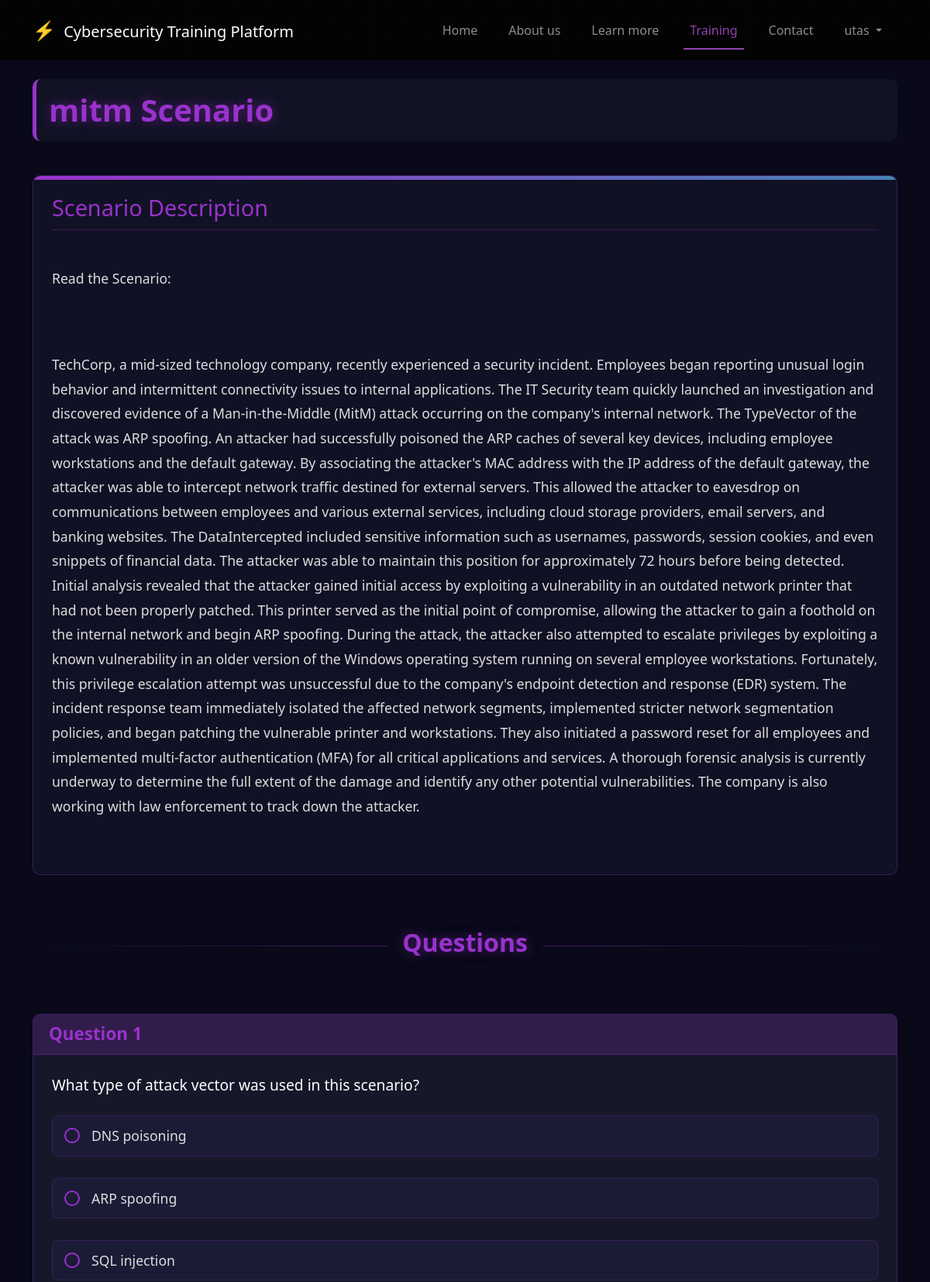
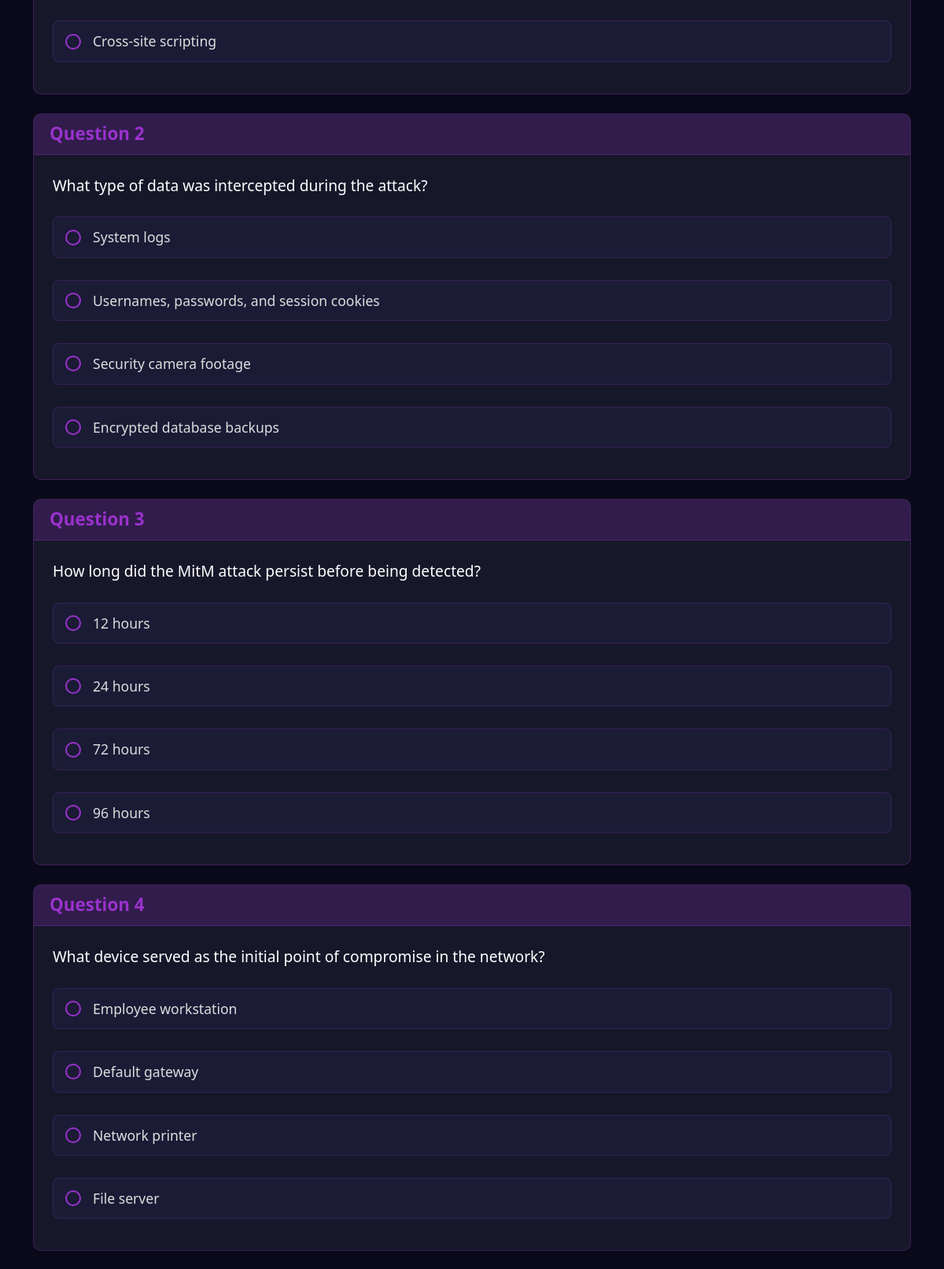
The app's page /training/scenario/67/ (signed in, upper part) with its own data (2 pictures, top to bottom).
### training/models.py (models this page shows, shortened)
class Scenario(models.Model):
    scenario_id = models.AutoField(primary_key=True)
    user = models.ForeignKey(User, on_delete=models.CASCADE, related_name='scenarios')
    attack_type = models.ForeignKey(AttackType, on_delete=models.CASCADE)
    created_at = models.DateTimeField(auto_now_add=True)
    scenario_text = models.TextField()
    json_data = models.JSONField(null=True, blank=True)
    ai_response = models.JSONField(null=True, blank=True)
    raw_response = models.TextField(null=True, blank=True)

class Question(models.Model):
    question_id = models.AutoField(primary_key=True)
    scenario = models.ForeignKey(Scenario, on_delete=models.CASCADE, related_name='questions')
    question_text = models.TextField()
    question_type = models.CharField(max_length=50, default='multiple_choice')
    explanation = models.TextField(null=True, blank=True)

class Answer(models.Model):
    answer_id = models.AutoField(primary_key=True)
    question = models.ForeignKey(Question, on_delete=models.CASCADE, related_name='answers')
    answer_text = models.CharField(max_length=200)
    is_correct = models.BooleanField(default=False)

### pages/models.py (models this page shows, shortened)
class AttackType(models.Model):
    name = models.CharField(max_length=100)
    description = models.TextField()
    icon = models.CharField(max_length=100, blank=True)

### training/views.py (the view)
# urls.py: path('scenario/<int:scenario_id>/', views.scenario, name='scenario_by_id'),
@login_required
def scenario(request, scenario_id):
    scenario = get_object_or_404(Scenario, scenario_id=scenario_id)
    questions = Question.objects.filter(scenario=scenario).prefetch_related('answers')
    context = {
        'scenario': scenario,
        'questions': questions,
        'attack_type': scenario.attack_type.name,
        'scenario_id': scenario_id  # Keep the original parameter to maintain compatibility
    }
    return render(request, 'training/scenario.html', context)

### templates/training/scenario.html (shortened to what this page needs)
{% extends 'base/base.html' %}
{% load static %}
{% block content %}
<section class="scenario-section py-4">
    <div class="container">
        <div class="row mb-4">
            <div class="col-lg-12">
                <div class="scenario-header p-3">
                    <h1 class="scenario-title">{{ scenario.attack_type.name }} Scenario</h1>
                </div>
            </div>
        </div>
        <div class="row mb-5">
            <div class="col-lg-12">
                <div class="scenario-container p-4">
                    <h2 class="section-heading mb-3">Scenario Description</h2>
                    <div class="scenario-content">
                        {{ scenario.scenario_text|linebreaks }}
                    </div>
                </div>
            </div>
        </div>
        <div class="row mb-4">
            <div class="col-lg-12">
                <div class="section-divider">
                    <h2 class="questions-title">Questions</h2>
                </div>
            </div>
        </div>
        <div class="row">
            <div class="col-lg-12">
                <form id="scenario-form" method="post" action="{% url 'training:submit_answers' attack_type %}">
                    {% for question in questions %}
                    <div class="question-box mb-4">
                        <div class="question-header">
                            <h3 class="question-number">Question {{ forloop.counter }}</h3>
                        </div>
                        <div class="question-content p-4">
                            <div class="question-text mb-4">
                                {{ question.question_text }}
                            </div>
                            <div class="options-list">
                                {% for answer in question.answers.all %}
                                <div class="option-item mb-3">
                                    <label class="option-label" for="answer_{{ answer.answer_id }}">
                                        <span class="option-text">{{ answer.answer_text }}</span>
                                    </label>
                                </div>
                                {% endfor %}
                            </div>
                        </div>
                    </div>
                    {% endfor %}
                </form>
            </div>
        </div>
    </div>
</section>
{% endblock %}

### templates/base/base.html (shortened to what this page needs)
<!DOCTYPE html>
{% load static %}
<html lang="en">
<head>
    <link href="https://cdn.jsdelivr.net/npm/bootstrap@5.3.0-alpha1/dist/css/bootstrap.min.css" rel="stylesheet">
    <link rel="stylesheet" href="https://cdn.jsdelivr.net/npm/bootstrap-icons@1.11.1/font/bootstrap-icons.css">
    <link rel="stylesheet" href="{% static 'css/learn.css' %}">
    <link rel="stylesheet" href="https://cdnjs.cloudflare.com/ajax/libs/font-awesome/5.15.4/css/all.min.css">
</head>
<body>
    <header>
        <nav class="navbar navbar-expand-lg navbar-dark">
            <div class="container">
                <a class="navbar-brand" href="{% url 'home' %}">
                    <span class="cyber-icon">⚡</span> Cybersecurity Training Platform
                </a>
                <div class="collapse navbar-collapse" id="navbarNav">
                    <ul class="navbar-nav ms-auto">
                        <li class="nav-item">
                            <a class="nav-link {% if request.path == '/' %}active{% endif %}" href="{% url 'home' %}">Home</a>
                        </li>
                        <li class="nav-item">
                            <a class="nav-link {% if 'about' in request.path %}active{% endif %}" href="{% url 'about' %}">About us</a>
                        </li>
                        <li class="nav-item">
                            <a class="nav-link {% if 'learn' in request.path %}active{% endif %}" href="{% url 'learn' %}">Learn more</a>
                        </li>
                        <li class="nav-item">
                            <li class="nav-item">
                                <a class="nav-link {% if 'training' in request.path %}active{% endif %}" href="/training/">Training</a>                     </li>
                        <li class="nav-item">
                            <a class="nav-link {% if 'contact' in request.path %}active{% endif %}" href="{% url 'contact' %}">Contact</a>
                        </li>
                        {% if user.is_authenticated %}
<li class="nav-item dropdown">
    <a class="nav-link dropdown-toggle" href="#" id="navbarDropdown" role="button" data-bs-toggle="dropdown" aria-expanded="false">
        {{ user.first_name|default:user.username }}
    </a>
</li>
{% else %}
<li class="nav-item">
    <a class="btn get-started-btn" href="{% url 'login' %}">Get Started</a>
</li>
{% endif %}
                    </ul>
                </div>
            </div>
        </nav>
    </header>
    <main>
        {% block content %}{% endblock %}
    </main>
</body>
</html>

### templates/base/base.html (style rules this page uses)
body { font-family: 'Segoe UI', Tahoma, Geneva, Verdana, sans-serif; background-color: #111; color: #fff; position: relative; min-height: 100vh; }
body::before { content: ''; position: absolute; top: 0; left: 0; width: 100%; height: 100%; background-image: radial-gradient(#8e44ad20 1px, transparent 1px), radial-gradient(#8e44ad10 1px, transparent 1px); background-size: 50px 50px; background-position: 0 0, 25px 25px; pointer-events: none; z-index: -1; }
.navbar { background-color: rgba(0, 0, 0, 0.8); padding: 1rem 0; }
.cyber-icon { color: #ff5500; font-size: 1.2em; margin-right: 5px; }
.nav-link { margin: 0 12px; position: relative; font-weight: 500; }
.nav-link.active { color: #8e44ad !important; }
.nav-link.active::after { content: ''; position: absolute; width: 100%; height: 2px; background-color: #8e44ad; bottom: -5px; left: 0; }

### templates/training/scenario.html (style rules this page uses)
.scenario-section { padding: 30px 0; background-color: #090919; color: #fff; }
.scenario-header { background-color: rgba(20, 20, 40, 0.8); border-radius: 10px; border-left: 5px solid #9932CC; margin-bottom: 20px; }
.scenario-title { color: #9932CC; font-weight: 700; margin-bottom: 0; font-size: 2.5rem; text-shadow: 0 0 15px rgba(153, 50, 204, 0.5); }
.scenario-container { background-color: rgba(20, 20, 40, 0.8); border-radius: 10px; border: 1px solid rgba(153, 50, 204, 0.3); position: relative; overflow: hidden; }
.scenario-container::before { content: ''; position: absolute; top: 0; left: 0; width: 100%; height: 5px; background: linear-gradient(to right, #9932CC, #4682B4); }
.section-heading { color: #9932CC; font-size: 1.8rem; border-bottom: 1px solid rgba(153, 50, 204, 0.3); padding-bottom: 10px; margin-bottom: 20px; }
.scenario-content { color: #ddd; font-size: 1.1rem; line-height: 1.8; white-space: pre-line; }
.section-divider { text-align: center; position: relative; margin: 20px 0 40px; }
.section-divider::before { content: ''; position: absolute; top: 50%; left: 0; width: 100%; height: 1px; background: linear-gradient(to right, transparent, rgba(153, 50, 204, 0.5), transparent); }
.questions-title { display: inline-block; background-color: #090919; padding: 0 20px; position: relative; color: #9932CC; font-size: 2rem; font-weight: 700; text-shadow: 0 0 15px rgba(153, 50, 204, 0.5); }
.question-box { background-color: rgba(30, 30, 50, 0.7); border-radius: 10px; overflow: hidden; border: 1px solid rgba(153, 50, 204, 0.3); transition: transform 0.3s ease, box-shadow 0.3s ease; }
.question-header { background-color: rgba(153, 50, 204, 0.2); padding: 12px 20px; border-bottom: 1px solid rgba(153, 50, 204, 0.3); }
.question-number { color: #9932CC; font-size: 1.4rem; margin: 0; font-weight: 600; }
.question-text { font-size: 1.2rem; color: #fff; line-height: 1.6; }
.options-list { display: flex; flex-direction: column; gap: 12px; }
.option-item { transition: all 0.2s ease; }
.option-label { display: flex; align-items: center; cursor: pointer; padding: 12px 15px; border-radius: 8px; background-color: rgba(30, 30, 60, 0.7); border: 1px solid rgba(153, 50, 204, 0.2); transition: all 0.3s ease; width: 100%; }
.option-label input[type="radio"] + span { display: flex; align-items: center; }
.option-label input[type="radio"] + span::before { content: ''; display: inline-block; width: 20px; height: 20px; margin-right: 15px; border-radius: 50%; border: 2px solid #9932CC; background-color: transparent; transition: all 0.2s ease; flex-shrink: 0; }
.option-text { color: #ddd; font-size: 1.1rem; }

### records on screen
Scenario: attack_type.name "mitm", scenario_text "Read the Scenario: TechCorp, a mid-sized technology company, recently experienced a security incident. Employees began reporting unusual login behavior and intermittent connectivity issues to internal applications. The IT Security team quickly launched an investigation and discovered evidence of a Man-in-the-Middle (MitM) attack occurring on the company's internal network. The TypeVector of the attack was ARP spoofing. An attacker had successfully poisoned the ARP caches of several key devices, including employee workstations and the default gateway. By associating the attacker's MAC address with the IP address of the default gateway, the attacker was able to intercept network traffic…"
Question: question_text "What type of attack vector was used in this scenario?"
Answer: answer_text "DNS poisoning"
Answer: answer_text "ARP spoofing"
Answer: answer_text "SQL injection"
Answer: answer_text "Cross-site scripting"
Question: question_text "What type of data was intercepted during the attack?"
Answer: answer_text "System logs"
Answer: answer_text "Usernames, passwords, and session cookies"
Answer: answer_text "Security camera footage"
Answer: answer_text "Encrypted database backups"
Question: question_text "How long did the MitM attack persist before being detected?"
Answer: answer_text "12 hours"
Answer: answer_text "24 hours"
Answer: answer_text "72 hours"
Answer: answer_text "96 hours"
Question: question_text "What device served as the initial point of compromise in the network?"
Answer: answer_text "Employee workstation"
Answer: answer_text "Default gateway"
Answer: answer_text "Network printer"
Answer: answer_text "File server"

### other values on screen
{{ user.first_name|default:user.username }} "utas"
